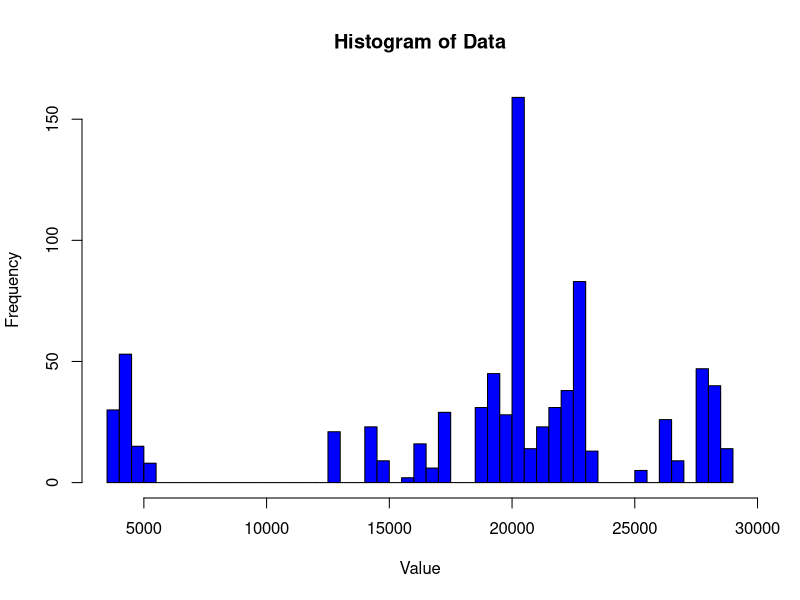

Reproduce this figure in R.
# this is a R file

# this is my data
# [3716, 3741, 3742, 3743, 3744, 3745, 3749, 3750, 3751, 3752, 3753, 3754, 3755, 3801, 3859, 3860, 3861, 3862, 3863, 3864, 
# 3865, 3866, 3867, 3868, 3983, 3984, 3985, 3986, 3990, 3991, 4010, 4011, 4012, 4016, 4017, 4018, 4019, 4020, 4021, 4025, 4026, 4027, 4028, 4029, 
# 4030, 4031, 4032, 4033, 4034, 4035, 4036, 4037, 4038, 4039, 4040, 4041, 4042, 4043, 4056, 4057, 4061, 4098, 4114, 4148, 4149, 4150, 4160, 4161, 
# 4348, 4355, 4356, 4381, 4382, 4392, 4396, 4421, 4422, 4423, 4424, 4425, 4426, 4430, 4482, 4633, 4634, 4653, 4657, 4658, 4659, 4660, 4664, 4665, 
# 4678, 4679, 4680, 4681, 4682, 4683, 5068, 5267, 5433, 5434, 5435, 5475, 5476, 5480, 12861, 12862, 12863, 12864, 12865, 12890, 12891, 12892, 12893, 12894, 12910, 12911, 12912, 12913, 12914, 12915, 12916, 12917, 12981, 12982, 12983, 14175, 14275, 14276, 14277, 14278, 14279, 14280, 14281, 14282, 14283, 14284, 14285, 14286, 14287, 14294, 14382, 14383, 14384, 14385, 14386, 14387, 14388, 14395, 14705, 14706, 14707, 14708, 14715, 14716, 14717, 14718, 14761, 15512, 15519, 16354, 16358, 16359, 16360, 16361, 16425, 16426, 16427, 16428, 16438, 16439, 16440, 16441, 16442, 16443, 16495, 16547, 16548, 16549, 16550, 16551, 16987, 17042, 17046, 17083, 17090, 17091, 17098, 17099, 17139, 17140, 17198, 17199, 17206, 17207, 17253, 17254, 17255, 17277, 17278, 17279, 17280, 17281, 17285, 17286, 17287, 17288, 17328, 17329, 17333, 17337, 18607, 18608, 18609, 18610, 18611, 18633, 18640, 18644, 18648, 18916, 18917, 18918, 18919, 18920, 18921, 18922, 18923, 18924, 18925, 18926, 18927, 18928, 18929, 18930, 18934, 18935, 
# 18936, 18937, 18938, 18945, 18946, 19007, 19008, 19009, 19124, 19125, 19126, 19127, 19128, 19129, 19130, 19131, 19132, 19139, 19143, 19147, 19154, 19155, 19156, 19157, 19158, 19162, 19172, 19173, 19180, 19190, 19191, 19192, 19193, 19194, 19195, 19202, 19206, 19246, 19247, 19284, 19288, 19289, 19311, 19324, 19325, 19329, 19333, 19334, 19335, 19336, 19643, 19644, 19645, 19646, 19647, 19648, 19649, 19686, 19858, 19868, 19869, 19876, 19877, 19878, 19879, 19880, 19881, 19882, 19883, 19884, 19909, 19910, 19914, 19933, 19946, 19947, 19999, 20000, 20004, 20005, 20006, 20010, 20011, 20012, 20013, 20014, 20021, 20022, 20023, 20024, 20025, 20026, 20033, 20034, 20035, 20036, 20037, 20041, 20042, 20043, 20044, 20048, 20049, 20050, 20051, 20052, 20077, 20078, 20079, 20080, 20081, 20082, 20083, 20084, 20085, 20089, 20090, 20091, 20092, 20093, 20094, 20095, 20096, 20097, 20101, 20102, 20103, 20104, 20111, 20127, 20128, 20129, 20130, 20131, 20132, 20133, 20134, 20135, 20136, 20137, 20138, 20148, 20149, 20186, 
# 20187, 20188, 20189, 20190, 20191, 20192, 20193, 20194, 20195, 20196, 20197, 20198, 20199, 20200, 20201, 20205, 20224, 20225, 20226, 20227, 20228, 20229, 20230, 20234, 20235, 20236, 20237, 20238, 20251, 20252, 20253, 20260, 20276, 20277, 20278, 20279, 20295, 20311, 20312, 20313, 20323, 20327, 20331, 20332, 20333, 20334, 20335, 20342, 20343, 20344, 20345, 20346, 20347, 20348, 20349, 20350, 20363, 20364, 20365, 20366, 20367, 20368, 20369, 20370, 20371, 20375, 20376, 20380, 20381, 20382, 20383, 20390, 20391, 20392, 20393, 20394, 20413, 20414, 20415, 20416, 20420, 20427, 20428, 20429, 20430, 20431, 20432, 20433, 20434, 20435, 20442, 20443, 20450, 20688, 20689, 20723, 20724, 20725, 20735, 20736, 20737, 20741, 20742, 20743, 20744, 20931, 20941, 21026, 21027, 21145, 21146, 21150, 21256, 21257, 21258, 21259, 21260, 21261, 21262, 21299, 21300, 21301, 21302, 21303, 21331, 21332, 21333, 21340, 21344, 21348, 21727, 21737, 21738, 21739, 21740, 21741, 21742, 21743, 21744, 21745, 21746, 21753, 21754, 21755, 
# 21756, 21757, 21758, 21759, 21760, 21761, 21762, 21763, 21764, 21765, 21802, 21809, 21813, 21814, 21815, 21816, 21817, 22271, 22272, 22273, 22274, 22275, 22276, 22277, 22278, 22279, 22376, 22377, 22378, 22379, 22395, 22432, 22433, 22434, 22438, 22439, 22440, 22441, 22442, 22446, 22450, 22451, 22452, 22453, 22463, 22464, 22465, 22466, 22467, 22468, 22469, 22470, 22471, 22472, 22479, 22531, 22532, 22533, 22534, 22535, 22539, 22543, 22544, 22545, 22546, 22547, 22560, 22561, 22565, 22569, 22570, 22571, 22572, 22573, 22574, 22575, 22576, 22580, 22734, 22735, 22736, 22737, 22741, 22742, 22743, 22744, 22745, 22746, 22747, 22754, 22755, 22762, 22763, 22788, 22798, 22799, 22800, 22807, 22811, 22827, 22828, 22829, 22830, 22831, 22832, 22833, 22834, 22835, 22836, 22837, 22847, 22848, 22882, 22883, 22884, 22885, 22886, 22887, 22888, 22889, 22899, 22900, 22904, 22938, 22939, 22940, 22941, 22945, 22946, 22947, 22948, 22949, 22950, 22951, 22952, 22953, 22990, 22997, 23004, 23008, 23009, 23019, 23023, 23024, 
# 23025, 23026, 23027, 23028, 23029, 23030, 23031, 25426, 25427, 25428, 25432, 25433, 26403, 26404, 26408, 26412, 26419, 26468, 26469, 26470, 26471, 26475, 26476, 26477, 26478, 26479, 26480, 26481, 26482, 26483, 26484, 26485, 26486, 26487, 26488, 26489, 26490, 26497, 26507, 26508, 26509, 26591, 26598, 26602, 26603, 26604, 26605, 27719, 27720, 27721, 27722, 27723, 27724, 27725, 27726, 27727, 27728, 27729, 27730, 27731, 27732, 27733, 27734, 27741, 27748, 27764, 27765, 27766, 27767, 27768, 27769, 27770, 27771, 27772, 27773, 27774, 27775, 27782, 27789, 27793, 27890, 27903, 27904, 27905, 27906, 27907, 27908, 27909, 27910, 27911, 27912, 27916, 27920, 27987, 28009, 28010, 28011, 28012, 28013, 28014, 28015, 28016, 28017, 28018, 28019, 28020, 28021, 28028, 28029, 28030, 28031, 28035, 28036, 28061, 28065, 28066, 28082, 28083, 28084, 28085, 28086, 28087, 28088, 28101, 28102, 28106, 28110, 28111, 28112, 28113, 28225, 28229, 28236, 28237, 28877, 28878, 28879, 28880, 28881, 28888, 28898, 28899, 28903, 28910, 
# 28923, 28924, 28925, 28929]

#draw histogram

data = c( 3716, 3741, 3742, 3743, 3744, 3745, 3749, 3750, 3751, 3752, 3753, 3754, 3755, 3801, 3859, 3860, 3861, 3862, 3863, 3864, 
3865, 3866, 3867, 3868, 3983, 3984, 3985, 3986, 3990, 3991, 4010, 4011, 4012, 4016, 4017, 4018, 4019, 4020, 4021, 4025, 4026, 4027, 4028, 4029, 
4030, 4031, 4032, 4033, 4034, 4035, 4036, 4037, 4038, 4039, 4040, 4041, 4042, 4043, 4056, 4057, 4061, 4098, 4114, 4148, 4149, 4150, 4160, 4161, 
4348, 4355, 4356, 4381, 4382, 4392, 4396, 4421, 4422, 4423, 4424, 4425, 4426, 4430, 4482, 4633, 4634, 4653, 4657, 4658, 4659, 4660, 4664, 4665, 
4678, 4679, 4680, 4681, 4682, 4683, 5068, 5267, 5433, 5434, 5435, 5475, 5476, 5480, 12861, 12862, 12863, 12864, 12865, 12890, 12891, 12892, 12893, 12894, 12910, 12911, 12912, 12913, 12914, 12915, 12916, 12917, 12981, 12982, 12983, 14175, 14275, 14276, 14277, 14278, 14279, 14280, 14281, 14282, 14283, 14284, 14285, 14286, 14287, 14294, 14382, 14383, 14384, 14385, 14386, 14387, 14388, 14395, 14705, 14706, 14707, 14708, 14715, 14716, 14717, 14718, 14761, 15512, 15519, 16354, 16358, 16359, 16360, 16361, 16425, 16426, 16427, 16428, 16438, 16439, 16440, 16441, 16442, 16443, 16495, 16547, 16548, 16549, 16550, 16551, 16987, 17042, 17046, 17083, 17090, 17091, 17098, 17099, 17139, 17140, 17198, 17199, 17206, 17207, 17253, 17254, 17255, 17277, 17278, 17279, 17280, 17281, 17285, 17286, 17287, 17288, 17328, 17329, 17333, 17337, 18607, 18608, 18609, 18610, 18611, 18633, 18640, 18644, 18648, 18916, 18917, 18918, 18919, 18920, 18921, 18922, 18923, 18924, 18925, 18926, 18927, 18928, 18929, 18930, 18934, 18935, 
18936, 18937, 18938, 18945, 18946, 19007, 19008, 19009, 19124, 19125, 19126, 19127, 19128, 19129, 19130, 19131, 19132, 19139, 19143, 19147, 19154, 19155, 19156, 19157, 19158, 19162, 19172, 19173, 19180, 19190, 19191, 19192, 19193, 19194, 19195, 19202, 19206, 19246, 19247, 19284, 19288, 19289, 19311, 19324, 19325, 19329, 19333, 19334, 19335, 19336, 19643, 19644, 19645, 19646, 19647, 19648, 19649, 19686, 19858, 19868, 19869, 19876, 19877, 19878, 19879, 19880, 19881, 19882, 19883, 19884, 19909, 19910, 19914, 19933, 19946, 19947, 19999, 20000, 20004, 20005, 20006, 20010, 20011, 20012, 20013, 20014, 20021, 20022, 20023, 20024, 20025, 20026, 20033, 20034, 20035, 20036, 20037, 20041, 20042, 20043, 20044, 20048, 20049, 20050, 20051, 20052, 20077, 20078, 20079, 20080, 20081, 20082, 20083, 20084, 20085, 20089, 20090, 20091, 20092, 20093, 20094, 20095, 20096, 20097, 20101, 20102, 20103, 20104, 20111, 20127, 20128, 20129, 20130, 20131, 20132, 20133, 20134, 20135, 20136, 20137, 20138, 20148, 20149, 20186, 
20187, 20188, 20189, 20190, 20191, 20192, 20193, 20194, 20195, 20196, 20197, 20198, 20199, 20200, 20201, 20205, 20224, 20225, 20226, 20227, 20228, 20229, 20230, 20234, 20235, 20236, 20237, 20238, 20251, 20252, 20253, 20260, 20276, 20277, 20278, 20279, 20295, 20311, 20312, 20313, 20323, 20327, 20331, 20332, 20333, 20334, 20335, 20342, 20343, 20344, 20345, 20346, 20347, 20348, 20349, 20350, 20363, 20364, 20365, 20366, 20367, 20368, 20369, 20370, 20371, 20375, 20376, 20380, 20381, 20382, 20383, 20390, 20391, 20392, 20393, 20394, 20413, 20414, 20415, 20416, 20420, 20427, 20428, 20429, 20430, 20431, 20432, 20433, 20434, 20435, 20442, 20443, 20450, 20688, 20689, 20723, 20724, 20725, 20735, 20736, 20737, 20741, 20742, 20743, 20744, 20931, 20941, 21026, 21027, 21145, 21146, 21150, 21256, 21257, 21258, 21259, 21260, 21261, 21262, 21299, 21300, 21301, 21302, 21303, 21331, 21332, 21333, 21340, 21344, 21348, 21727, 21737, 21738, 21739, 21740, 21741, 21742, 21743, 21744, 21745, 21746, 21753, 21754, 21755, 
21756, 21757, 21758, 21759, 21760, 21761, 21762, 21763, 21764, 21765, 21802, 21809, 21813, 21814, 21815, 21816, 21817, 22271, 22272, 22273, 22274, 22275, 22276, 22277, 22278, 22279, 22376, 22377, 22378, 22379, 22395, 22432, 22433, 22434, 22438, 22439, 22440, 22441, 22442, 22446, 22450, 22451, 22452, 22453, 22463, 22464, 22465, 22466, 22467, 22468, 22469, 22470, 22471, 22472, 22479, 22531, 22532, 22533, 22534, 22535, 22539, 22543, 22544, 22545, 22546, 22547, 22560, 22561, 22565, 22569, 22570, 22571, 22572, 22573, 22574, 22575, 22576, 22580, 22734, 22735, 22736, 22737, 22741, 22742, 22743, 22744, 22745, 22746, 22747, 22754, 22755, 22762, 22763, 22788, 22798, 22799, 22800, 22807, 22811, 22827, 22828, 22829, 22830, 22831, 22832, 22833, 22834, 22835, 22836, 22837, 22847, 22848, 22882, 22883, 22884, 22885, 22886, 22887, 22888, 22889, 22899, 22900, 22904, 22938, 22939, 22940, 22941, 22945, 22946, 22947, 22948, 22949, 22950, 22951, 22952, 22953, 22990, 22997, 23004, 23008, 23009, 23019, 23023, 23024, 
23025, 23026, 23027, 23028, 23029, 23030, 23031, 25426, 25427, 25428, 25432, 25433, 26403, 26404, 26408, 26412, 26419, 26468, 26469, 26470, 26471, 26475, 26476, 26477, 26478, 26479, 26480, 26481, 26482, 26483, 26484, 26485, 26486, 26487, 26488, 26489, 26490, 26497, 26507, 26508, 26509, 26591, 26598, 26602, 26603, 26604, 26605, 27719, 27720, 27721, 27722, 27723, 27724, 27725, 27726, 27727, 27728, 27729, 27730, 27731, 27732, 27733, 27734, 27741, 27748, 27764, 27765, 27766, 27767, 27768, 27769, 27770, 27771, 27772, 27773, 27774, 27775, 27782, 27789, 27793, 27890, 27903, 27904, 27905, 27906, 27907, 27908, 27909, 27910, 27911, 27912, 27916, 27920, 27987, 28009, 28010, 28011, 28012, 28013, 28014, 28015, 28016, 28017, 28018, 28019, 28020, 28021, 28028, 28029, 28030, 28031, 28035, 28036, 28061, 28065, 28066, 28082, 28083, 28084, 28085, 28086, 28087, 28088, 28101, 28102, 28106, 28110, 28111, 28112, 28113, 28225, 28229, 28236, 28237, 28877, 28878, 28879, 28880, 28881, 28888, 28898, 28899, 28903, 28910, 
28923, 28924, 28925, 28929)

hist(data, breaks=50, main="Histogram of Data", xlab="Value", ylab="Frequency", col="blue")
# dev.copy(png,'histogram.png')